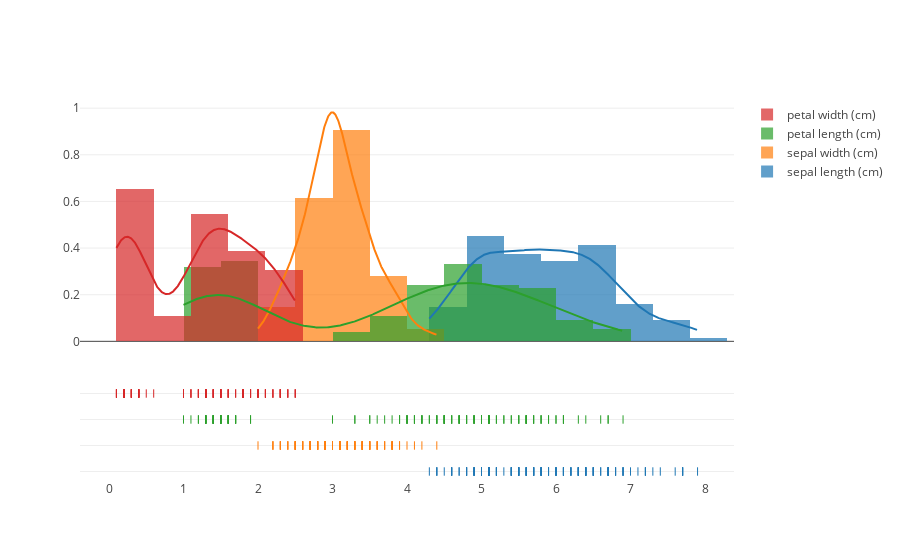

Here is the notebook cell this chart was saved with:
### Markdown cell above
# distplot

### Code cell
hist_data = [df.iloc[:, 0], df.iloc[:, 1], df.iloc[:, 2], df.iloc[:, 3]]
group_labels = feat_names

layout = go.Layout(width=100)
fig = ff.create_distplot(hist_data, group_labels, bin_size=0.5)
iplot(fig)

### Figure 1 — Plotly figure (JSON) as saved in the notebook; plotly's stock layout.template omitted (floating-point values rounded to 4 significant figures; data arrays with more than 128 entries replaced by an {"elided": "..."} marker saying what was removed)
{"data": [{"histnorm": "probability density", "legendgroup": "sepal length (cm)", "marker": {"color": "rgb(31, 119, 180)"}, "name": "sepal length (cm)", "opacity": 0.7, "type": "histogram", "uid": "f02d6d73-5c2e-4126-8f66-2d905bcaa592", "x": {"elided": "150 float values"}, "xaxis": "x", "xbins": {"end": 7.9, "size": 0.5, "start": 4.3}, "yaxis": "y"}, {"histnorm": "probability density", "legendgroup": "sepal width (cm)", "marker": {"color": "rgb(255, 127, 14)"}, "name": "sepal width (cm)", "opacity": 0.7, "type": "histogram", "uid": "6d672435-5a51-4c9e-9401-f2b6ec479f9c", "x": {"elided": "150 float values"}, "xaxis": "x", "xbins": {"end": 4.4, "size": 0.5, "start": 2}, "yaxis": "y"}, {"histnorm": "probability density", "legendgroup": "petal length (cm)", "marker": {"color": "rgb(44, 160, 44)"}, "name": "petal length (cm)", "opacity": 0.7, "type": "histogram", "uid": "5475c7ef-7d0c-493a-83dc-ce37f0bbdfd8", "x": {"elided": "150 float values"}, "xaxis": "x", "xbins": {"end": 6.9, "size": 0.5, "start": 1}, "yaxis": "y"}, {"histnorm": "probability density", "legendgroup": "petal width (cm)", "marker": {"color": "rgb(214, 39, 40)"}, "name": "petal width (cm)", "opacity": 0.7, "type": "histogram", "uid": "1c95536a-8428-41da-8909-614a068b7cb1", "x": {"elided": "150 float values"}, "xaxis": "x", "xbins": {"end": 2.5, "size": 0.5, "start": 0.1}, "yaxis": "y"}, {"legendgroup": "sepal length (cm)", "marker": {"color": "rgb(31, 119, 180)"}, "mode": "lines", "name": "sepal length (cm)", "showlegend": false, "type": "scatter", "uid": "697426a4-7bc8-4bd4-8aaa-eb9710c3dfaa", "x": {"elided": "500 float values"}, "xaxis": "x", "y": {"elided": "500 float values"}, "yaxis": "y"}, {"legendgroup": "sepal width (cm)", "marker": {"color": "rgb(255, 127, 14)"}, "mode": "lines", "name": "sepal width (cm)", "showlegend": false, "type": "scatter", "uid": "ddf753b1-af6b-4a92-8b83-a661441b44e2", "x": {"elided": "500 float values"}, "xaxis": "x", "y": {"elided": "500 float values"}, "yaxis": "y"}, {"legendgroup": "petal length (cm)", "marker": {"color": "rgb(44, 160, 44)"}, "mode": "lines", "name": "petal length (cm)", "showlegend": false, "type": "scatter", "uid": "1d1b011f-c3d6-4b96-97bc-5b00f59ded35", "x": {"elided": "500 float values"}, "xaxis": "x", "y": {"elided": "500 float values"}, "yaxis": "y"}, {"legendgroup": "petal width (cm)", "marker": {"color": "rgb(214, 39, 40)"}, "mode": "lines", "name": "petal width (cm)", "showlegend": false, "type": "scatter", "uid": "a9faf68b-b5fa-4854-b026-d7a9957aa9ab", "x": {"elided": "500 float values"}, "xaxis": "x", "y": {"elided": "500 float values"}, "yaxis": "y"}, {"legendgroup": "sepal length (cm)", "marker": {"color": "rgb(31, 119, 180)", "symbol": "line-ns-open"}, "mode": "markers", "name": "sepal length (cm)", "showlegend": false, "type": "scatter", "uid": "5101dd65-53ce-4766-80be-da434fcf634a", "x": {"elided": "150 float values"}, "xaxis": "x", "y": {"elided": "150 str values"}, "yaxis": "y2"}, {"legendgroup": "sepal width (cm)", "marker": {"color": "rgb(255, 127, 14)", "symbol": "line-ns-open"}, "mode": "markers", "name": "sepal width (cm)", "showlegend": false, "type": "scatter", "uid": "c9ed705e-4acb-44c8-8902-5e0615eae868", "x": {"elided": "150 float values"}, "xaxis": "x", "y": {"elided": "150 str values"}, "yaxis": "y2"}, {"legendgroup": "petal length (cm)", "marker": {"color": "rgb(44, 160, 44)", "symbol": "line-ns-open"}, "mode": "markers", "name": "petal length (cm)", "showlegend": false, "type": "scatter", "uid": "5e03b3d5-e8f2-4ca5-b0e3-b7e22be60e0d", "x": {"elided": "150 float values"}, "xaxis": "x", "y": {"elided": "150 str values"}, "yaxis": "y2"}, {"legendgroup": "petal width (cm)", "marker": {"color": "rgb(214, 39, 40)", "symbol": "line-ns-open"}, "mode": "markers", "name": "petal width (cm)", "showlegend": false, "type": "scatter", "uid": "5575f4b1-de54-4fcd-b868-8a2366eb10c9", "x": {"elided": "150 float values"}, "xaxis": "x", "y": {"elided": "150 str values"}, "yaxis": "y2"}], "layout": {"autosize": true, "barmode": "overlay", "hovermode": "closest", "legend": {"traceorder": "reversed"}, "xaxis": {"anchor": "y2", "autorange": true, "domain": [0, 1], "range": [-0.3695, 8.369], "type": "linear", "zeroline": false}, "yaxis": {"anchor": "free", "autorange": true, "domain": [0.35, 1], "position": 0, "range": [-0.02426, 1.035], "type": "linear"}, "yaxis2": {"anchor": "x", "autorange": true, "domain": [0, 0.25], "dtick": 1, "range": [-0.3874, 3.387], "showticklabels": false, "type": "category"}}}
